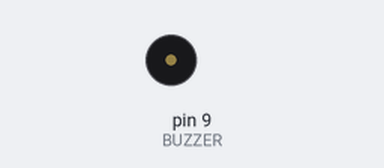
Simulated run of this sketch. Board: Arduino Uno, built with avr-gcc and run on an emulated ATmega328P. On the bench: buzzer (waves = sounding).

Above: at 0.1 s.
At 4.1 s:
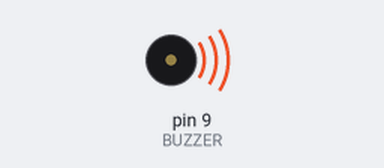
Timing chart, 0 to 5.6 s (numbered marks = the images above):
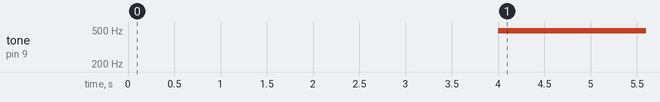

The sketch:

passive-buzzer.ino
```cpp
/*
 * Passive Buzzer
 *
 * Beeps a buzzer in alternate frequenices.
 */

#define BUZZER 9 // Needs to be a PWM pin

void setup() {
	pinMode(BUZZER, OUTPUT);
}

void loop() {
	for (int i = 0; i <= 255 / 2; i++) {
		delay(1000);
		analogWrite(BUZZER, i);
		delay(1000);
		analogWrite(BUZZER, 255 - i);
		delay(1000);
		analogWrite(BUZZER, LOW);
	}
}
```

Measured:
- by itself, tone on pin 9 (BUZZER): silent → 490 Hz at 4.0 s
